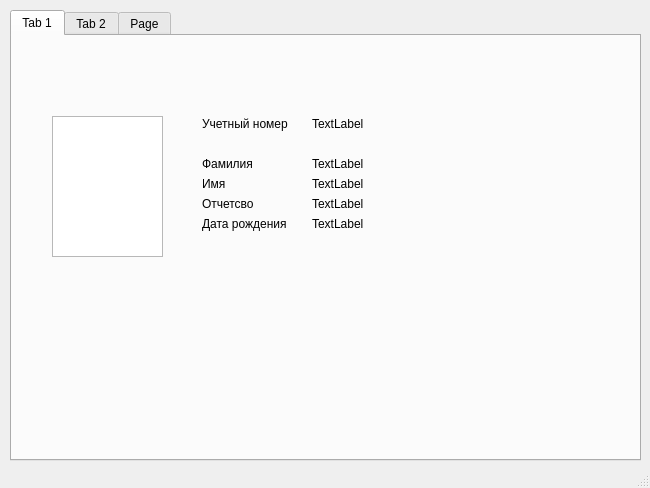
<?xml version="1.0" encoding="UTF-8"?>
<ui version="4.0">
 <class>TeacherWindow</class>
 <widget class="QMainWindow" name="TeacherWindow">
  <property name="geometry">
   <rect>
    <x>0</x>
    <y>0</y>
    <width>650</width>
    <height>488</height>
   </rect>
  </property>
  <property name="windowTitle">
   <string>MainWindow</string>
  </property>
  <widget class="QWidget" name="centralwidget">
   <widget class="QTabWidget" name="tabWidget">
    <property name="geometry">
     <rect>
      <x>10</x>
      <y>10</y>
      <width>631</width>
      <height>451</height>
     </rect>
    </property>
    <property name="currentIndex">
     <number>0</number>
    </property>
    <widget class="QWidget" name="tab">
     <attribute name="title">
      <string>Tab 1</string>
     </attribute>
     <widget class="QLabel" name="label_9">
      <property name="geometry">
       <rect>
        <x>190</x>
        <y>180</y>
        <width>111</width>
        <height>16</height>
       </rect>
      </property>
      <property name="text">
       <string>Дата рождения</string>
      </property>
     </widget>
     <widget class="QLabel" name="fatherNameLabel">
      <property name="geometry">
       <rect>
        <x>300</x>
        <y>160</y>
        <width>131</width>
        <height>16</height>
       </rect>
      </property>
      <property name="text">
       <string>TextLabel</string>
      </property>
     </widget>
     <widget class="QLabel" name="label_4">
      <property name="geometry">
       <rect>
        <x>190</x>
        <y>160</y>
        <width>111</width>
        <height>16</height>
       </rect>
      </property>
      <property name="text">
       <string>Отчетсво</string>
      </property>
     </widget>
     <widget class="QLabel" name="nameLabel">
      <property name="geometry">
       <rect>
        <x>300</x>
        <y>140</y>
        <width>131</width>
        <height>16</height>
       </rect>
      </property>
      <property name="text">
       <string>TextLabel</string>
      </property>
     </widget>
     <widget class="QLabel" name="teacherIdLabel">
      <property name="geometry">
       <rect>
        <x>300</x>
        <y>80</y>
        <width>131</width>
        <height>16</height>
       </rect>
      </property>
      <property name="text">
       <string>TextLabel</string>
      </property>
     </widget>
     <widget class="QLabel" name="birthdateLabel">
      <property name="geometry">
       <rect>
        <x>300</x>
        <y>180</y>
        <width>131</width>
        <height>16</height>
       </rect>
      </property>
      <property name="text">
       <string>TextLabel</string>
      </property>
     </widget>
     <widget class="QLabel" name="surnameLabel">
      <property name="geometry">
       <rect>
        <x>300</x>
        <y>120</y>
        <width>131</width>
        <height>16</height>
       </rect>
      </property>
      <property name="text">
       <string>TextLabel</string>
      </property>
     </widget>
     <widget class="QLabel" name="label_5">
      <property name="geometry">
       <rect>
        <x>190</x>
        <y>120</y>
        <width>111</width>
        <height>16</height>
       </rect>
      </property>
      <property name="text">
       <string>Фамилия</string>
      </property>
     </widget>
     <widget class="QGraphicsView" name="graphicsView">
      <property name="geometry">
       <rect>
        <x>40</x>
        <y>80</y>
        <width>111</width>
        <height>141</height>
       </rect>
      </property>
     </widget>
     <widget class="QLabel" name="label_12">
      <property name="geometry">
       <rect>
        <x>190</x>
        <y>80</y>
        <width>111</width>
        <height>16</height>
       </rect>
      </property>
      <property name="text">
       <string>Учетный номер</string>
      </property>
     </widget>
     <widget class="QLabel" name="label_6">
      <property name="geometry">
       <rect>
        <x>190</x>
        <y>140</y>
        <width>111</width>
        <height>16</height>
       </rect>
      </property>
      <property name="text">
       <string>Имя</string>
      </property>
     </widget>
    </widget>
    <widget class="QWidget" name="tab_2">
     <attribute name="title">
      <string>Tab 2</string>
     </attribute>
     <widget class="QTableView" name="raspisanieTableView">
      <property name="geometry">
       <rect>
        <x>10</x>
        <y>10</y>
        <width>601</width>
        <height>401</height>
       </rect>
      </property>
     </widget>
    </widget>
    <widget class="QWidget" name="tab_3">
     <attribute name="title">
      <string>Page</string>
     </attribute>
     <widget class="QComboBox" name="predmetComboBox">
      <property name="geometry">
       <rect>
        <x>80</x>
        <y>10</y>
        <width>141</width>
        <height>21</height>
       </rect>
      </property>
     </widget>
     <widget class="QLabel" name="label_2">
      <property name="geometry">
       <rect>
        <x>20</x>
        <y>10</y>
        <width>61</width>
        <height>16</height>
       </rect>
      </property>
      <property name="text">
       <string>Предмет</string>
      </property>
     </widget>
     <widget class="QLabel" name="label_3">
      <property name="geometry">
       <rect>
        <x>240</x>
        <y>10</y>
        <width>61</width>
        <height>16</height>
       </rect>
      </property>
      <property name="text">
       <string>Группа</string>
      </property>
     </widget>
     <widget class="QComboBox" name="groupComboBox">
      <property name="geometry">
       <rect>
        <x>290</x>
        <y>10</y>
        <width>101</width>
        <height>21</height>
       </rect>
      </property>
     </widget>
     <widget class="QTableView" name="zurnalTableView">
      <property name="geometry">
       <rect>
        <x>10</x>
        <y>50</y>
        <width>601</width>
        <height>331</height>
       </rect>
      </property>
     </widget>
     <widget class="QPushButton" name="insertButton">
      <property name="geometry">
       <rect>
        <x>20</x>
        <y>390</y>
        <width>101</width>
        <height>23</height>
       </rect>
      </property>
      <property name="text">
       <string>Вставить запись</string>
      </property>
     </widget>
     <widget class="QPushButton" name="editButton">
      <property name="geometry">
       <rect>
        <x>260</x>
        <y>390</y>
        <width>131</width>
        <height>21</height>
       </rect>
      </property>
      <property name="text">
       <string>Редактировать запись</string>
      </property>
     </widget>
     <widget class="QPushButton" name="deleteButton">
      <property name="geometry">
       <rect>
        <x>140</x>
        <y>390</y>
        <width>101</width>
        <height>23</height>
       </rect>
      </property>
      <property name="text">
       <string>Удалить запись</string>
      </property>
     </widget>
    </widget>
   </widget>
  </widget>
  <widget class="QMenuBar" name="menubar">
   <property name="geometry">
    <rect>
     <x>0</x>
     <y>0</y>
     <width>650</width>
     <height>21</height>
    </rect>
   </property>
  </widget>
  <widget class="QStatusBar" name="statusbar"/>
 </widget>
 <resources/>
 <connections/>
</ui>
